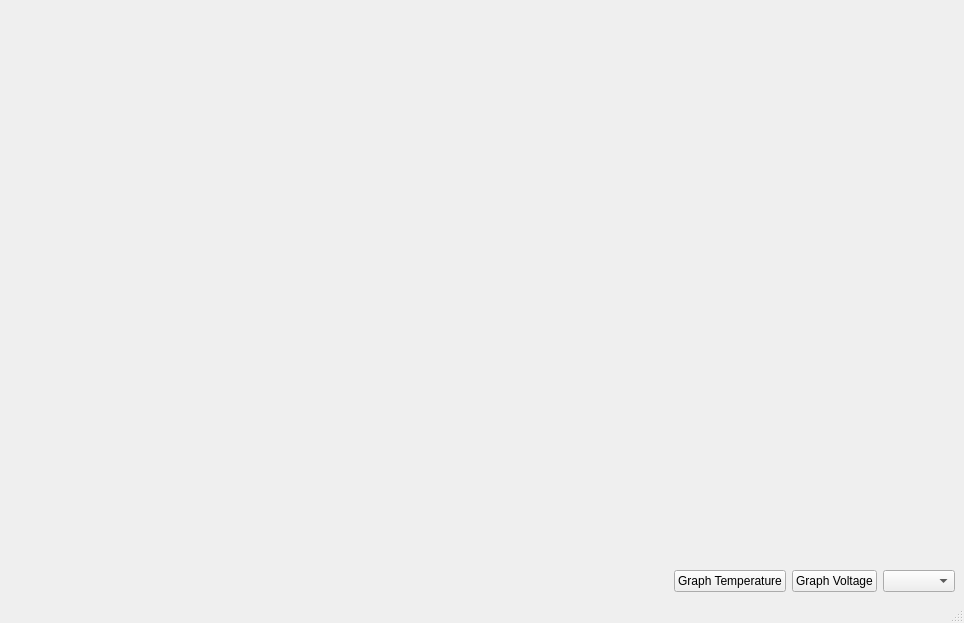
<?xml version="1.0" encoding="UTF-8"?>
<ui version="4.0">
 <class>K2Graph</class>
 <widget class="QMainWindow" name="K2Graph">
  <property name="geometry">
   <rect>
    <x>0</x>
    <y>0</y>
    <width>964</width>
    <height>623</height>
   </rect>
  </property>
  <property name="windowTitle">
   <string>MainWindow</string>
  </property>
  <widget class="QWidget" name="centralwidget">
   <layout class="QVBoxLayout" name="verticalLayout">
    <item>
     <widget class="QLabel" name="label">
      <property name="text">
       <string/>
      </property>
     </widget>
    </item>
    <item>
     <widget class="QCustomPlot" name="Graph" native="true">
      <property name="sizePolicy">
       <sizepolicy hsizetype="Preferred" vsizetype="Expanding">
        <horstretch>0</horstretch>
        <verstretch>0</verstretch>
       </sizepolicy>
      </property>
     </widget>
    </item>
    <item>
     <layout class="QHBoxLayout" name="horizontalLayout">
      <item>
       <spacer name="horizontalSpacer">
        <property name="orientation">
         <enum>Qt::Horizontal</enum>
        </property>
        <property name="sizeHint" stdset="0">
         <size>
          <width>40</width>
          <height>20</height>
         </size>
        </property>
       </spacer>
      </item>
      <item>
       <widget class="QPushButton" name="graphTemp">
        <property name="text">
         <string>Graph Temperature</string>
        </property>
       </widget>
      </item>
      <item>
       <widget class="QPushButton" name="graphVolt">
        <property name="text">
         <string>Graph Voltage</string>
        </property>
       </widget>
      </item>
      <item>
       <widget class="QComboBox" name="comboBox"/>
      </item>
     </layout>
    </item>
   </layout>
  </widget>
  <widget class="QMenuBar" name="menubar">
   <property name="geometry">
    <rect>
     <x>0</x>
     <y>0</y>
     <width>964</width>
     <height>19</height>
    </rect>
   </property>
  </widget>
  <widget class="QStatusBar" name="statusbar"/>
 </widget>
 <customwidgets>
  <customwidget>
   <class>QCustomPlot</class>
   <extends>QWidget</extends>
   <header>qcustomplot.h</header>
   <container>1</container>
  </customwidget>
 </customwidgets>
 <resources/>
 <connections/>
</ui>
